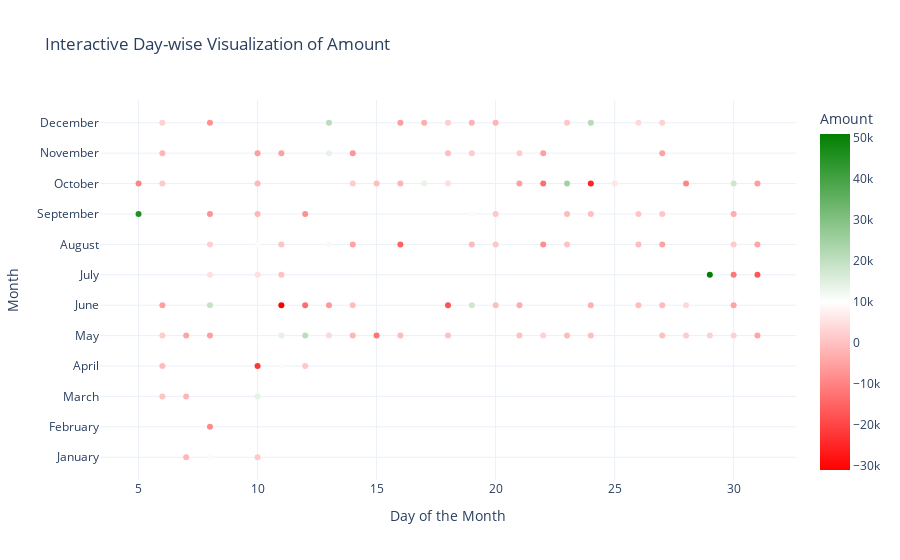

This figure's notebook cell:
### Code cell
import pandas as pd
import plotly.express as px
import numpy as np

# Load your data
# Assuming your data is in a CSV, replace 'your_data.csv' with the correct file path
# df = pd.read_csv('your_data.csv')
# Uncomment and use the following line to read your specific file if needed:
# df = pd.read_excel('path_to_your_file.xlsx')

# Ensure the 'Date' column is in datetime format
df['Date'] = pd.to_datetime(df['Date'])

# Extract year, month, and day
df['Year'] = df['Date'].dt.year
df['Month'] = df['Date'].dt.month_name()  # Get month names for better readability
df['Day'] = df['Date'].dt.day

# Aggregate data by date to calculate the total amount per day
daily_data = df.groupby(['Year', 'Month', 'Day'])['Amount'].sum().reset_index()

# Create a new column for sorting months chronologically
daily_data['Month_Num'] = pd.to_datetime(daily_data['Month'], format='%B').dt.month
daily_data = daily_data.sort_values(by=['Year', 'Month_Num', 'Day'])

# Define a custom color scale for positive (green) and negative (red) values
custom_color_scale = [
    [0.0, 'red'],    # For negative amounts
    [0.5, 'white'],  # Neutral point
    [1.0, 'green']   # For positive amounts
]

# Create the interactive plot
fig = px.scatter(
    daily_data,
    x='Day',
    y='Month',
    # size='Amount',
    color='Amount',
    color_continuous_scale=custom_color_scale,
    title='Interactive Day-wise Visualization of Amount',
    labels={'Day': 'Day of the Month', 'Month': 'Month'},
    hover_data={'Amount': ':.2f', 'Year': True}  # Format hover data
)

fig.update_layout(
    yaxis_title="Month",
    xaxis_title="Day of the Month",
    template="plotly_white",
    coloraxis_colorbar=dict(title="Amount"),
)

# Show the plot
fig.show()

### Figure 1 — Plotly figure (JSON) as saved in the notebook; plotly's stock layout.template omitted (floating-point values rounded to 4 significant figures; data arrays with more than 128 entries replaced by an {"elided": "..."} marker saying what was removed)
{"data": [{"customdata": {"elided": "114x2 float values"}, "hovertemplate": "Day of the Month=%{x}<br>Month=%{y}<br>Amount=%{marker.color:.2f}<br>Year=%{customdata[1]}<extra></extra>", "legendgroup": "", "marker": {"color": [-1804.0, 9101.0, 1325.0, -8327.0, 523.3, -1744.0, 14160.0, -791.6, -22360.0, 10630.0, 955.3, 1532.0, -4726.0, -5505.0, 14300.0, 20540.0, 3909.0, -1814.0, -12580.0, -737.0, -65.15, -241.7, 2508.0, -1001.0, -661.0, -371.2, 1618.0, 2343.0, 2399.0, -4488.0, -5479.0, 19170.0, -31070.0, -13580.0, -6411.0, -435.9, -17790, 17860.0, -687.4, -3413.0, -2806.0, -818.5, -1085.0, 3938.0, -4719.0, 4789.0, 4768.0, -116.6, 51030.0, -11760.0, -17130.0, 2038.0, 9376.0, 360.4, 8671.0, -5055.0, -15000, -1049.0, 928.2, -8031.0, 164.0, -567.4, -5141.0, 1500, -4719.0, 45610.0, -7550.0, -1714.0, -7900, 9249.0, 1026.0, -1104.0, -270.7, 430.4, 652.8, -3309.0, -9696.0, 1440.0, -1555.0, 1793.0, -378.2, -2103.0, 13640.0, 4691.0, -5459.0, -13340.0, 24680.0, -25390.0, 6143.0, -9500, 17990.0, -5864.0, -1933.0, -5635.0, -5479, 14010.0, -6980.0, -702.6, 1578.0, 1634.0, -5274.0, -5000, 2618.0, -7351.0, 20910.0, -5986.0, -3028.0, 1936.0, -2664.0, -1940.0, 947, 21870.0, 3923.0, 2729.0], "coloraxis": "coloraxis", "symbol": "circle"}, "mode": "markers", "name": "", "orientation": "h", "showlegend": false, "type": "scatter", "x": [7, 8, 10, 8, 6, 7, 10, 6, 10, 11, 12, 6, 7, 8, 11, 12, 13, 14, 15, 16, 18, 21, 22, 23, 24, 27, 28, 29, 30, 31, 6, 8, 11, 12, 13, 14, 18, 19, 20, 21, 24, 26, 27, 28, 30, 8, 10, 11, 29, 30, 31, 8, 10, 11, 13, 14, 16, 19, 20, 22, 23, 26, 27, 30, 31, 5, 8, 10, 12, 19, 20, 23, 24, 26, 27, 30, 5, 6, 10, 14, 15, 16, 17, 18, 21, 22, 23, 24, 25, 28, 30, 31, 6, 10, 11, 13, 14, 18, 19, 21, 22, 27, 6, 8, 13, 16, 17, 18, 19, 20, 23, 24, 26, 27], "xaxis": "x", "y": ["January", "January", "January", "February", "March", "March", "March", "April", "April", "April", "April", "May", "May", "May", "May", "May", "May", "May", "May", "May", "May", "May", "May", "May", "May", "May", "May", "May", "May", "May", "June", "June", "June", "June", "June", "June", "June", "June", "June", "June", "June", "June", "June", "June", "June", "July", "July", "July", "July", "July", "July", "August", "August", "August", "August", "August", "August", "August", "August", "August", "August", "August", "August", "August", "August", "September", "September", "September", "September", "September", "September", "September", "September", "September", "September", "September", "October", "October", "October", "October", "October", "October", "October", "October", "October", "October", "October", "October", "October", "October", "October", "October", "November", "November", "November", "November", "November", "November", "November", "November", "November", "November", "December", "December", "December", "December", "December", "December", "December", "December", "December", "December", "December", "December"], "yaxis": "y"}], "layout": {"coloraxis": {"colorbar": {"title": {"text": "Amount"}}, "colorscale": [[0, "red"], [0.5, "white"], [1, "green"]]}, "legend": {"tracegroupgap": 0}, "title": {"text": "Interactive Day-wise Visualization of Amount"}, "xaxis": {"anchor": "y", "domain": [0, 1], "title": {"text": "Day of the Month"}}, "yaxis": {"anchor": "x", "domain": [0, 1], "title": {"text": "Month"}}}}
